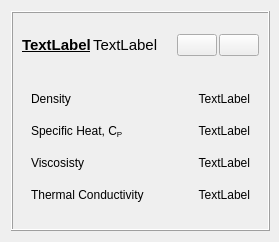
<?xml version="1.0" encoding="UTF-8"?>
<ui version="4.0">
 <class>MaterialCard</class>
 <widget class="QWidget" name="MaterialCard">
  <property name="geometry">
   <rect>
    <x>0</x>
    <y>0</y>
    <width>279</width>
    <height>242</height>
   </rect>
  </property>
  <property name="sizePolicy">
   <sizepolicy hsizetype="Preferred" vsizetype="Preferred">
    <horstretch>0</horstretch>
    <verstretch>0</verstretch>
   </sizepolicy>
  </property>
  <property name="windowTitle">
   <string>Form</string>
  </property>
  <layout class="QVBoxLayout" name="verticalLayout_3">
   <property name="rightMargin">
    <number>9</number>
   </property>
   <item>
    <widget class="QFrame" name="frame">
     <property name="frameShape">
      <enum>QFrame::Box</enum>
     </property>
     <property name="frameShadow">
      <enum>QFrame::Raised</enum>
     </property>
     <layout class="QVBoxLayout" name="verticalLayout_2">
      <property name="leftMargin">
       <number>0</number>
      </property>
      <property name="rightMargin">
       <number>0</number>
      </property>
      <item>
       <widget class="QWidget" name="widget" native="true">
        <layout class="QHBoxLayout" name="horizontalLayout">
         <property name="spacing">
          <number>2</number>
         </property>
         <item>
          <widget class="QLabel" name="name">
           <property name="font">
            <font>
             <pointsize>11</pointsize>
             <bold>true</bold>
             <underline>true</underline>
            </font>
           </property>
           <property name="text">
            <string>TextLabel</string>
           </property>
          </widget>
         </item>
         <item>
          <widget class="QLabel" name="phase">
           <property name="font">
            <font>
             <pointsize>11</pointsize>
            </font>
           </property>
           <property name="text">
            <string>TextLabel</string>
           </property>
          </widget>
         </item>
         <item>
          <spacer name="horizontalSpacer">
           <property name="orientation">
            <enum>Qt::Horizontal</enum>
           </property>
           <property name="sizeHint" stdset="0">
            <size>
             <width>23</width>
             <height>20</height>
            </size>
           </property>
          </spacer>
         </item>
         <item>
          <widget class="QPushButton" name="edit">
           <property name="sizePolicy">
            <sizepolicy hsizetype="Fixed" vsizetype="Fixed">
             <horstretch>0</horstretch>
             <verstretch>0</verstretch>
            </sizepolicy>
           </property>
           <property name="text">
            <string/>
           </property>
           <property name="icon">
            <iconset resource="../../../../resource.qrc">
             <normaloff>:/icons/create-outline.svg</normaloff>:/icons/create-outline.svg</iconset>
           </property>
          </widget>
         </item>
         <item>
          <widget class="QPushButton" name="remove">
           <property name="sizePolicy">
            <sizepolicy hsizetype="Fixed" vsizetype="Fixed">
             <horstretch>0</horstretch>
             <verstretch>0</verstretch>
            </sizepolicy>
           </property>
           <property name="text">
            <string/>
           </property>
           <property name="icon">
            <iconset resource="../../../../resource.qrc">
             <normaloff>:/icons/trash-outline.svg</normaloff>:/icons/trash-outline.svg</iconset>
           </property>
          </widget>
         </item>
        </layout>
       </widget>
      </item>
      <item>
       <widget class="QWidget" name="widget_6" native="true">
        <layout class="QVBoxLayout" name="verticalLayout">
         <property name="spacing">
          <number>0</number>
         </property>
         <item>
          <widget class="QWidget" name="widget_2" native="true">
           <layout class="QHBoxLayout" name="horizontalLayout_2">
            <item>
             <widget class="QLabel" name="label">
              <property name="text">
               <string>Density</string>
              </property>
             </widget>
            </item>
            <item>
             <widget class="QLabel" name="density">
              <property name="sizePolicy">
               <sizepolicy hsizetype="Expanding" vsizetype="Preferred">
                <horstretch>0</horstretch>
                <verstretch>0</verstretch>
               </sizepolicy>
              </property>
              <property name="text">
               <string>TextLabel</string>
              </property>
              <property name="alignment">
               <set>Qt::AlignRight|Qt::AlignTrailing|Qt::AlignVCenter</set>
              </property>
             </widget>
            </item>
           </layout>
          </widget>
         </item>
         <item>
          <widget class="QWidget" name="specificHeatWidget" native="true">
           <layout class="QHBoxLayout" name="horizontalLayout_3">
            <item>
             <widget class="QLabel" name="label_4">
              <property name="text">
               <string>Specific Heat, C&lt;sub&gt;P&lt;/sub&gt;</string>
              </property>
             </widget>
            </item>
            <item>
             <widget class="QLabel" name="specificHeat">
              <property name="sizePolicy">
               <sizepolicy hsizetype="Expanding" vsizetype="Preferred">
                <horstretch>0</horstretch>
                <verstretch>0</verstretch>
               </sizepolicy>
              </property>
              <property name="text">
               <string>TextLabel</string>
              </property>
              <property name="alignment">
               <set>Qt::AlignRight|Qt::AlignTrailing|Qt::AlignVCenter</set>
              </property>
             </widget>
            </item>
           </layout>
          </widget>
         </item>
         <item>
          <widget class="QWidget" name="viscosistyWidget" native="true">
           <layout class="QHBoxLayout" name="horizontalLayout_4">
            <item>
             <widget class="QLabel" name="label_7">
              <property name="text">
               <string>Viscosisty</string>
              </property>
             </widget>
            </item>
            <item>
             <widget class="QLabel" name="viscosity">
              <property name="sizePolicy">
               <sizepolicy hsizetype="Expanding" vsizetype="Preferred">
                <horstretch>0</horstretch>
                <verstretch>0</verstretch>
               </sizepolicy>
              </property>
              <property name="text">
               <string>TextLabel</string>
              </property>
              <property name="alignment">
               <set>Qt::AlignRight|Qt::AlignTrailing|Qt::AlignVCenter</set>
              </property>
             </widget>
            </item>
           </layout>
          </widget>
         </item>
         <item>
          <widget class="QWidget" name="thermalConductivityWidget" native="true">
           <layout class="QHBoxLayout" name="horizontalLayout_5">
            <item>
             <widget class="QLabel" name="label_3">
              <property name="sizePolicy">
               <sizepolicy hsizetype="Fixed" vsizetype="Fixed">
                <horstretch>0</horstretch>
                <verstretch>0</verstretch>
               </sizepolicy>
              </property>
              <property name="text">
               <string>Thermal Conductivity</string>
              </property>
              <property name="wordWrap">
               <bool>true</bool>
              </property>
             </widget>
            </item>
            <item>
             <widget class="QLabel" name="thermalConductivity">
              <property name="sizePolicy">
               <sizepolicy hsizetype="Expanding" vsizetype="Preferred">
                <horstretch>0</horstretch>
                <verstretch>0</verstretch>
               </sizepolicy>
              </property>
              <property name="text">
               <string>TextLabel</string>
              </property>
              <property name="alignment">
               <set>Qt::AlignRight|Qt::AlignTrailing|Qt::AlignVCenter</set>
              </property>
             </widget>
            </item>
           </layout>
          </widget>
         </item>
        </layout>
       </widget>
      </item>
     </layout>
    </widget>
   </item>
  </layout>
 </widget>
 <resources>
  <include location="../../../../resource.qrc"/>
 </resources>
 <connections/>
</ui>
